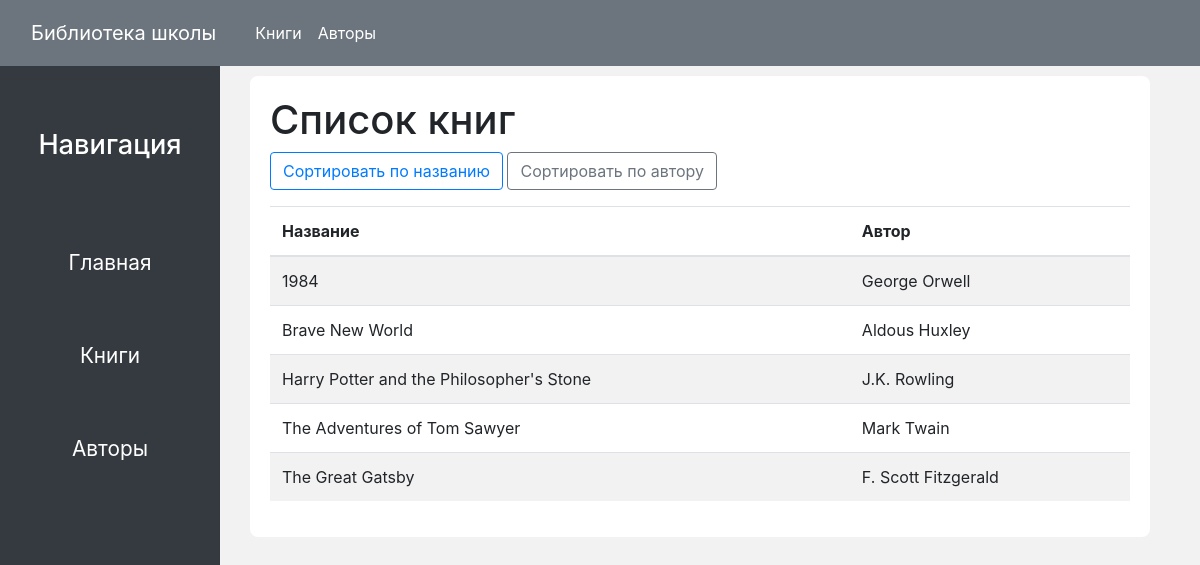
/catalog/books/, run on an earlier commit of the app's database.
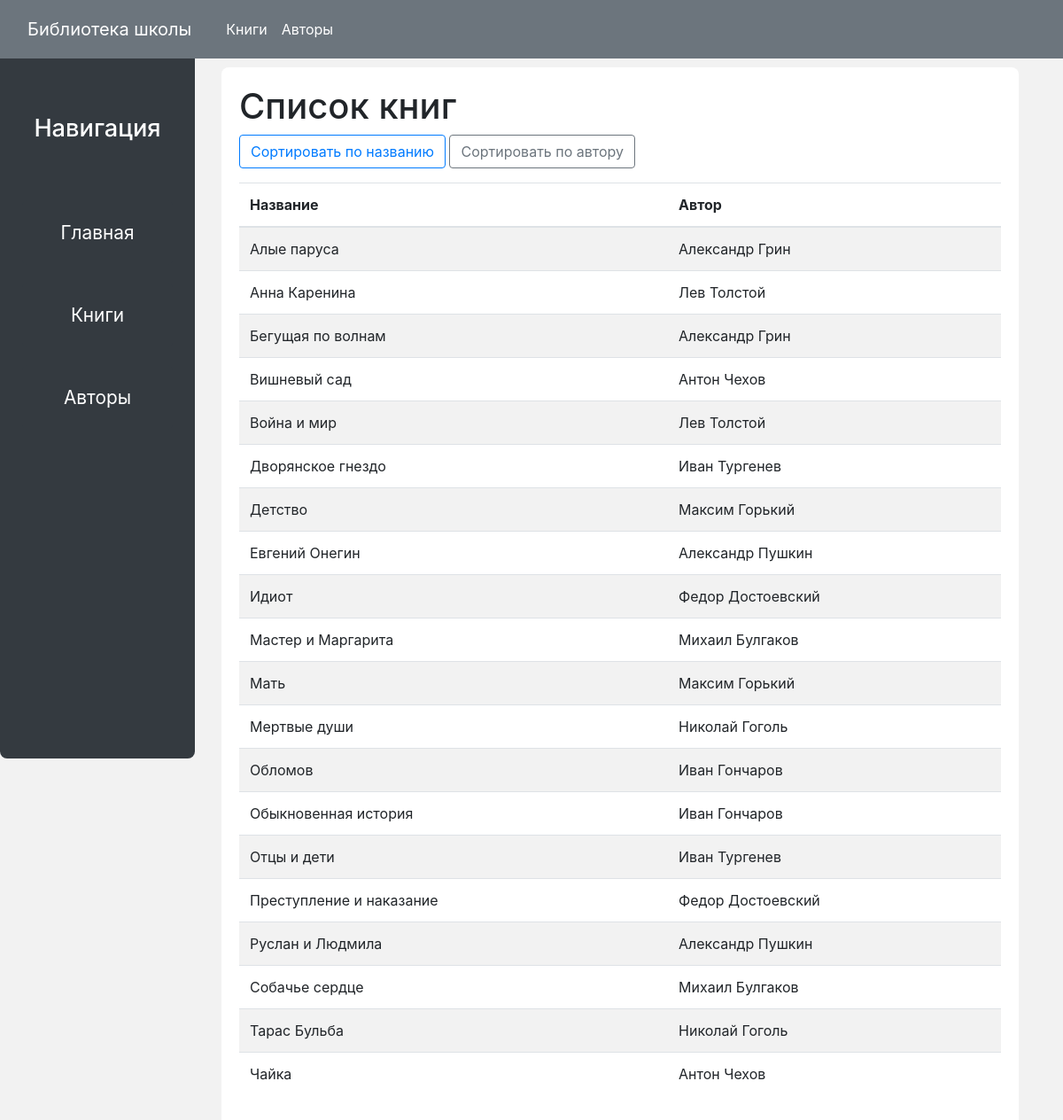
And on a later commit of the database.
### catalog/models.py (models this page shows, shortened)
class Book(models.Model):
    title = models.CharField(max_length=200)
    author = models.ForeignKey(Author, on_delete=models.CASCADE)
    summary = models.TextField(max_length=1000, blank=True, null=True)
    isbn = models.CharField('ISBN', max_length=13, unique=True)

class Author(models.Model):
    first_name = models.CharField(max_length=100)
    last_name = models.CharField(max_length=100)
    date_of_birth = models.DateField(null=True, blank=True)

### catalog/views.py (the view)
# urls.py: path('books/', views.book_list, name='books'),
def book_list(request):
    sort_by = request.GET.get('sort_by', 'title')
    direction = request.GET.get('direction', 'asc')
    if direction == 'desc':
        sort_by = f'-{sort_by}'
    books = Book.objects.all().order_by(sort_by)
    new_direction = 'desc' if direction == 'asc' else 'asc'
    return render(request, 'book_list.html', {'books': books, 'new_direction': new_direction})

### catalog/templates/book_list.html (shortened to what this page needs)
{% extends "base_generic.html" %}
{% block content %}
<h1>Список книг</h1>
<div class="mb-3">
    <a class="btn btn-outline-primary" href="?sort_by=title&direction={{ new_direction }}">Сортировать по названию</a>
    <a class="btn btn-outline-secondary" href="?sort_by=author__last_name&direction={{ new_direction }}">Сортировать по автору</a>
</div>
<table class="table table-striped">
    <thead>
        <tr>
            <th>Название</th>
            <th>Автор</th>
        </tr>
    </thead>
    <tbody>
        {% for book in books %}
        <tr>
            <td>{{ book.title }}</td>
            <td>{{ book.author.first_name }} {{ book.author.last_name }}</td>
        </tr>
        {% endfor %}
    </tbody>
</table>
{% endblock %}

What changed in the data, as far as the page shows it:
added Book: title "Алые паруса", author.first_name "Александр", author.last_name "Грин"
added Book: title "Анна Каренина", author.first_name "Лев", author.last_name "Толстой"
added Book: title "Бегущая по волнам", author.first_name "Александр", author.last_name "Грин"
changed Book: title "The Adventures of Tom Sawyer" → "Вишневый сад"; author.first_name "Mark" → "Антон"; author.last_name "Twain" → "Чехов"; moves up the list
changed Book: title "Brave New World" → "Война и мир"; author.first_name "Aldous" → "Лев"; author.last_name "Huxley" → "Толстой"; moves down the list
added Book: title "Дворянское гнездо", author.first_name "Иван", author.last_name "Тургенев"
added Book: title "Детство", author.first_name "Максим", author.last_name "Горький"
changed Book: title "1984" → "Евгений Онегин"; author.first_name "George" → "Александр"; author.last_name "Orwell" → "Пушкин"
added Book: title "Идиот", author.first_name "Федор", author.last_name "Достоевский"
added Book: title "Мастер и Маргарита", author.first_name "Михаил", author.last_name "Булгаков"
added Book: title "Мать", author.first_name "Максим", author.last_name "Горький"
changed Book: title "The Great Gatsby" → "Мертвые души"; author.first_name "F. Scott" → "Николай"; author.last_name "Fitzgerald" → "Гоголь"; moves up the list
added Book: title "Обломов", author.first_name "Иван", author.last_name "Гончаров"
added Book: title "Обыкновенная история", author.first_name "Иван", author.last_name "Гончаров"
added Book: title "Отцы и дети", author.first_name "Иван", author.last_name "Тургенев"
changed Book: title "Harry Potter and the Philosopher's Stone" → "Преступление и наказание"; author.first_name "J.K." → "Федор"; author.last_name "Rowling" → "Достоевский"
added Book: title "Руслан и Людмила", author.first_name "Александр", author.last_name "Пушкин"
added Book: title "Собачье сердце", author.first_name "Михаил", author.last_name "Булгаков"
added Book: title "Тарас Бульба", author.first_name "Николай", author.last_name "Гоголь"
added Book: title "Чайка", author.first_name "Антон", author.last_name "Чехов"
